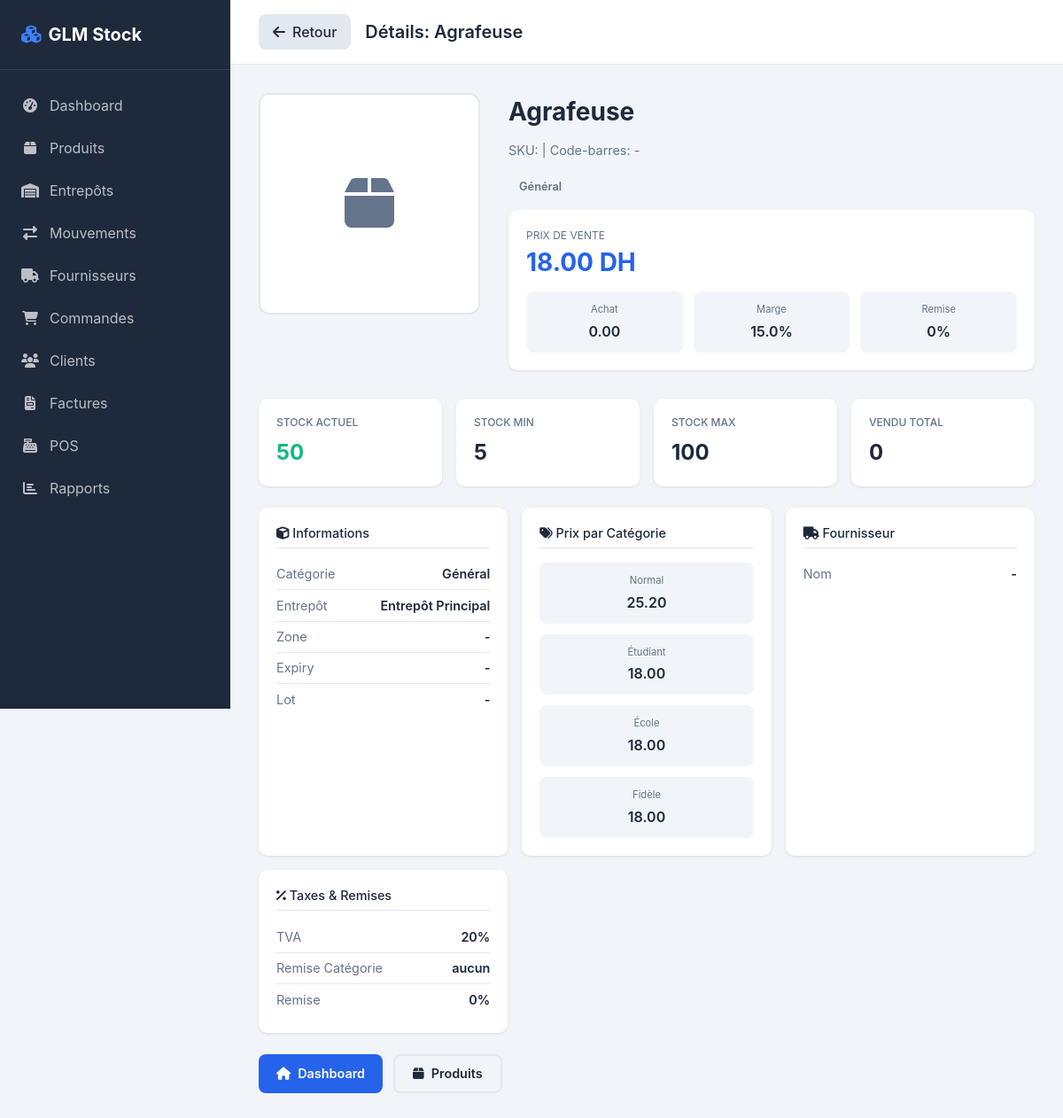
The app's page /product/101, older data.
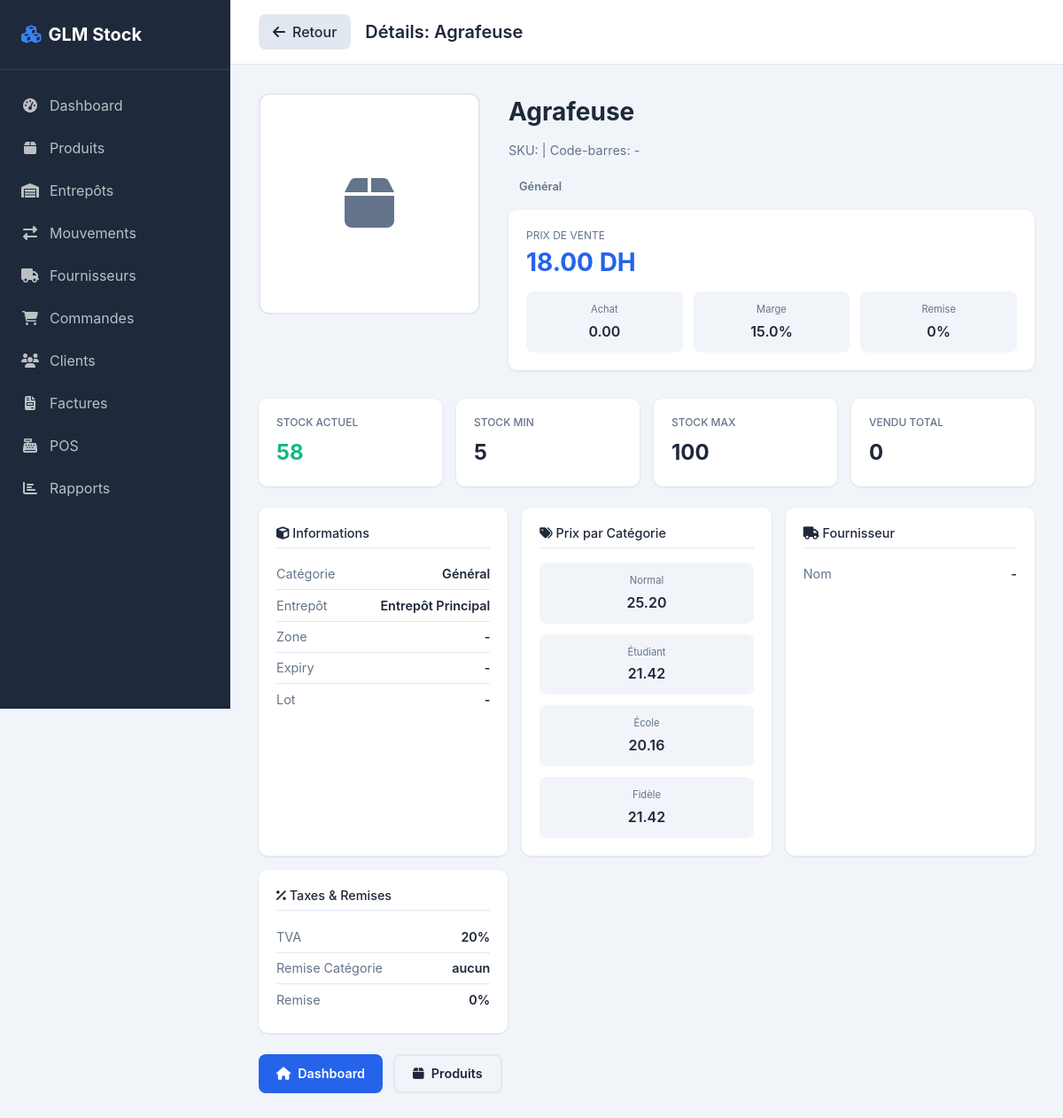
The same page, newer data.
### tables this page shows
CREATE TABLE products (
            id INTEGER PRIMARY KEY AUTOINCREMENT,
            name TEXT NOT NULL,
            name_ar TEXT,
            description TEXT,
            sku TEXT UNIQUE,
            barcode TEXT,
            image_url TEXT,
            quantity INTEGER DEFAULT 0,
            min_quantity INTEGER DEFAULT 5,
            max_quantity INTEGER DEFAULT 100,
            price REAL DEFAULT 0,
            purchase_price_avg REAL DEFAULT 0,
            total_purchase_qty INTEGER DEFAULT 0,
            margin_percent REAL DEFAULT 15,
            discount_category TEXT DEFAULT 'aucun',
            discount_rate REAL DEFAULT 0,
            tax_category TEXT DEFAULT '20',
            lot_number TEXT,
            serial_number TEXT,
            expiry_date DATE,
            supplier_id INTEGER,
            category TEXT DEFAULT 'Général',
            warehouse_id INTEGER DEFAULT 1,
            location_id INTEGER DEFAULT 1,
            created_at TIMESTAMP DEFAULT CURRENT_TIMESTAMP
        , total_sold_qty INTEGER DEFAULT 0, price_base REAL DEFAULT 0, price_student REAL DEFAULT 0, price_school REAL DEFAULT 0, price_loyal REAL DEFAULT 0, is_deleted INTEGER DEFAULT 0, deleted_at TIMESTAMP, is_liquidation INTEGER DEFAULT 0);

CREATE TABLE warehouses (
            id INTEGER PRIMARY KEY AUTOINCREMENT,
            name TEXT NOT NULL,
            address TEXT,
            manager TEXT,
            is_default INTEGER DEFAULT 0,
            created_at TIMESTAMP DEFAULT CURRENT_TIMESTAMP
        , ice TEXT, patente TEXT, rc TEXT, taxe_number TEXT, phone TEXT);

### app.py (the view)
@app.route('/product/<int:product_id>')
def product_detail_page(product_id):
    conn = get_db()
    product = conn.execute('''
        SELECT p.*, s.name as supplier_name, w.name as warehouse_name, l.name as location_name
        FROM products p
        LEFT JOIN suppliers s ON p.supplier_id = s.id
        LEFT JOIN warehouses w ON p.warehouse_id = w.id
        LEFT JOIN locations l ON p.location_id = l.id
        WHERE p.id = ?
    ''', (product_id,)).fetchone()
    conn.close()
    if not product:
        return '<h1>Produit non trouvé</h1>', 404
    return render_template('product_detail.html', product=dict(product))

### app.py (called while the page is built)
def get_db():
    conn = sqlite3.connect(DB_NAME, check_same_thread=False, timeout=30)
    conn.row_factory = sqlite3.Row
    conn.execute('PRAGMA journal_mode=WAL')
    conn.execute('PRAGMA busy_timeout=30000')
    return conn

### templates/product_detail.html (shortened to what this page needs)
{% extends "layout.html" %}
{% block header_title %}Détails: {{ product.name }}{% endblock %}
{% block content %}
<div class="product-header">
    <div class="product-image">
        {% if product.image_url %}
        <img src="{{ product.image_url }}" alt="{{ product.name }}">
        {% else %}
        <div class="product-image-placeholder"><i class="fas fa-box"></i></div>
        {% endif %}
    </div>
    <div class="product-info">
        <div class="product-name">{{ product.name }}</div>
        <div class="product-sku">SKU: <strong>{{ product.sku }}</strong> | Code-barres: {{ product.barcode or '-' }}</div>
        <span class="badge badge-autre">{{ product.category }}</span>
        <div class="price-card" style="margin-top:1rem;">
            <div class="price-label">Prix de vente</div>
            <div class="price-main">{{ "%.2f"|format(product.price) }} DH</div>
            <div class="price-row">
                <div class="price-item">
                    <label>Achat</label>
                    <div class="value">{{ "%.2f"|format(product.purchase_price_avg or 0) }}</div>
                </div>
                <div class="price-item">
                    <label>Marge</label>
                    <div class="value">{{ product.margin_percent or 15 }}%</div>
                </div>
                <div class="price-item">
                    <label>Remise</label>
                    <div class="value">{{ product.discount_rate or 0 }}%</div>
                </div>
            </div>
        </div>
    </div>
</div>
<div class="stock-grid">
    <div class="stock-card">
        <h4>Stock Actuel</h4>
        <div class="value {% if product.quantity <= 0 %}danger{% elif product.quantity <= product.min_quantity %}warning{% else %}success{% endif %}">
            {{ product.quantity }}
        </div>
    </div>
    <div class="stock-card">
        <h4>Stock Min</h4>
        <div class="value">{{ product.min_quantity }}</div>
    </div>
    <div class="stock-card">
        <h4>Stock Max</h4>
        <div class="value">{{ product.max_quantity }}</div>
    </div>
    <div class="stock-card">
        <h4>Vendu Total</h4>
        <div class="value">{{ product.total_sold_qty or 0 }}</div>
    </div>
</div>
<div class="detail-grid">
    <div class="detail-card">
        <h4><i class="fas fa-cube"></i> Informations</h4>
        <div class="detail-row"><span class="detail-label">Catégorie</span><span class="detail-value">{{ product.category }}</span></div>
        <div class="detail-row"><span class="detail-label">Entrepôt</span><span class="detail-value">{{ product.warehouse_name or '-' }}</span></div>
        <div class="detail-row"><span class="detail-label">Zone</span><span class="detail-value">{{ product.location_name or '-' }}</span></div>
        <div class="detail-row"><span class="detail-label">Expiry</span><span class="detail-value">{{ product.expiry_date or '-' }}</span></div>
        <div class="detail-row"><span class="detail-label">Lot</span><span class="detail-value">{{ product.lot_number or '-' }}</span></div>
    </div>
    <div class="detail-card">
        <h4><i class="fas fa-tags"></i> Prix par Catégorie</h4>
        <div class="price-categories">
            <div class="price-item">
                <label>Normal</label>
                <div class="value">{{ "%.2f"|format(product.price_base or product.price) }}</div>
            </div>
            <div class="price-item">
                <label>Étudiant</label>
                <div class="value">{{ "%.2f"|format(product.price_student or product.price) }}</div>
            </div>
            <div class="price-item">
                <label>École</label>
                <div class="value">{{ "%.2f"|format(product.price_school or product.price) }}</div>
            </div>
            <div class="price-item">
                <label>Fidèle</label>
                <div class="value">{{ "%.2f"|format(product.price_loyal or product.price) }}</div>
            </div>
        </div>
    </div>
    <div class="detail-card">
        <h4><i class="fas fa-truck"></i> Fournisseur</h4>
        <div class="detail-row"><span class="detail-label">Nom</span><span class="detail-value">{{ product.supplier_name or '-' }}</span></div>
    </div>
    <div class="detail-card">
        <h4><i class="fas fa-percentage"></i> Taxes & Remises</h4>
        <div class="detail-row"><span class="detail-label">TVA</span><span class="detail-value">{{ product.tax_category }}%</span></div>
        <div class="detail-row"><span class="detail-label">Remise Catégorie</span><span class="detail-value">{{ product.discount_category or 'Aucune' }}</span></div>
        <div class="detail-row"><span class="detail-label">Remise</span><span class="detail-value">{{ product.discount_rate or 0 }}%</span></div>
    </div>
</div>
<div class="actions">
    <a href="/" class="btn btn-primary"><i class="fas fa-home"></i> Dashboard</a>
    <a href="/?tab=products" class="btn btn-outline"><i class="fas fa-box"></i> Produits</a>
</div>
{% endblock %}

### templates/layout.html (shortened to what this page needs)
<!DOCTYPE html>
<html lang="fr">
<head>
    <link rel="stylesheet" href="https://cdn.jsdelivr.net/npm/bootstrap@5.3.0/dist/css/bootstrap.min.css">
    <link rel="stylesheet" href="https://cdnjs.cloudflare.com/ajax/libs/font-awesome/6.4.0/css/all.min.css">
</head>
<body>
    <aside class="sidebar">
        <div class="sidebar-header">
            <div class="sidebar-logo">
                <i class="fas fa-cubes"></i> GLM Stock
            </div>
        </div>
        <nav class="nav-menu">
            <a class="nav-item" href="javascript:void(0)" onclick="window.location.href='/?tab=dashboard'">
                <i class="fas fa-tachometer-alt"></i> Dashboard
            </a>
            <a class="nav-item" href="javascript:void(0)" onclick="window.location.href='/?tab=products'">
                <i class="fas fa-box"></i> Produits
            </a>
            <a class="nav-item" href="javascript:void(0)" onclick="window.location.href='/?tab=warehouses'">
                <i class="fas fa-warehouse"></i> Entrepôts
            </a>
            <a class="nav-item" href="javascript:void(0)" onclick="window.location.href='/?tab=movements'">
                <i class="fas fa-exchange-alt"></i> Mouvements
            </a>
            <a class="nav-item" href="javascript:void(0)" onclick="window.location.href='/?tab=suppliers'">
                <i class="fas fa-truck"></i> Fournisseurs
            </a>
            <a class="nav-item" href="javascript:void(0)" onclick="window.location.href='/?tab=orders'">
                <i class="fas fa-shopping-cart"></i> Commandes
            </a>
            <a class="nav-item" href="javascript:void(0)" onclick="window.location.href='/?tab=customers'">
                <i class="fas fa-users"></i> Clients
            </a>
            <a class="nav-item" href="javascript:void(0)" onclick="window.location.href='/?tab=invoices'">
                <i class="fas fa-file-invoice"></i> Factures
            </a>
            <a class="nav-item" href="javascript:void(0)" onclick="window.location.href='/?tab=pos'">
                <i class="fas fa-cash-register"></i> POS
            </a>
            <a class="nav-item" href="/" onclick="window.location.href='/?tab=reports'">
                <i class="fas fa-chart-bar"></i> Rapports
            </a>
        </nav>
    </aside>
    <main class="main">
        <header class="header">
            <div class="header-title">
                <a href="/" class="back-btn"><i class="fas fa-arrow-left"></i> Retour</a>
                <span class="page-title">{% block header_title %}{% endblock %}</span>
            </div>
        </header>
        <div class="content">
            {% block content %}{% endblock %}
        </div>
    </main>
</body>
</html>

Row changes from the older to the newer data that the page shows:
changed products "Agrafeuse": quantity "50" → "58"; price_student "18.00" → "21.42"; price_school "18.00" → "20.16"; price_loyal "18.00" → "21.42"
